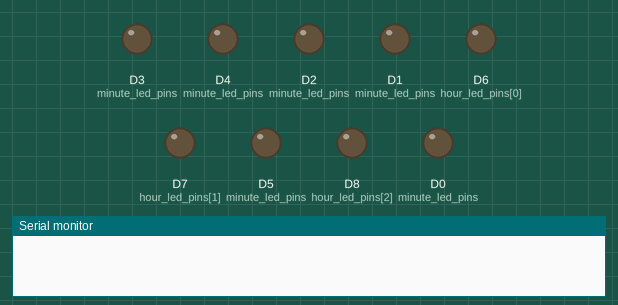
Bench run of a sketch on a simulated ESP8266 (NodeMCU). Parts: output pins drawn as LEDs (lit = HIGH), the last lines printed to the serial monitor. WiFi joins after 1.5 s; servers stay silent unless stated; network time is answered at once with the bench clock; the local clock reads 2024-03-15 10:24:30 at power-on unless the sketch sets it.

Above: at 0.0 s.
At 20.68 s:
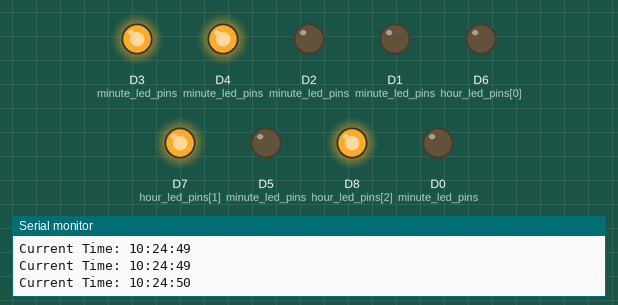
At 41.41 s:
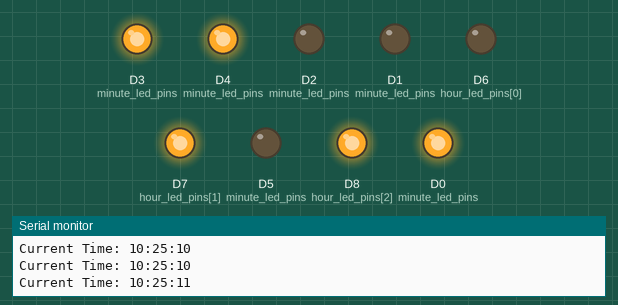
Timing chart, 0 to 41.6 s (numbered marks = the images above):
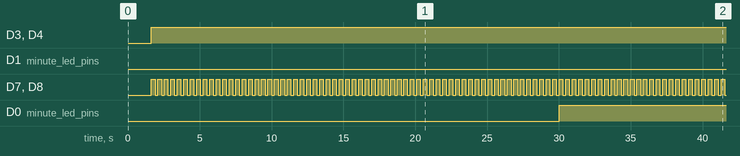

The sketch:

clock_binary.ino
```cpp
#include <ESP8266WiFi.h>
#include <WiFiUdp.h>
#include <NTPClient.h>
#include <ESP8266WebServer.h>

const char* ssid = "YOUR-WIFI-SSID";
const char* password = "YOUR-WIFI-PASSWORD";

// Set GPIO pins for LEDs
const int hour_led_pins[] = { D6, D7, D8 };
const int minute_led_pins[] = { D5, D4, D3, D2, D1, D0 };

WiFiUDP ntpUDP;
NTPClient timeClient(ntpUDP, "pk.pool.ntp.org");

ESP8266WebServer server(80);

void display_binary(int number, const int* led_pins, int num_leds, bool blink_zeros) {
  String binary_str = String(number, BIN);
  int leading_zeros = num_leds - binary_str.length();
  for (int i = 0; i < leading_zeros; i++) {
    if (blink_zeros || binary_str.charAt(i) == '1') {
      digitalWrite(led_pins[i], LOW);  // Turn off leading zeros if blink_zeros is true or it's '1'
    }
  }
  for (int i = leading_zeros; i < num_leds; i++) {
    digitalWrite(led_pins[i], binary_str.charAt(i - leading_zeros) == '1' ? HIGH : LOW);
  }
}

void turnOffHourLEDs() {
  for (int i = 0; i < sizeof(hour_led_pins) / sizeof(hour_led_pins[0]); i++) {
    digitalWrite(hour_led_pins[i], LOW);
  }
}

void print_time_to_serial() {
  Serial.print("Current Time: ");
  Serial.print(timeClient.getHours());
  Serial.print(":");
  Serial.print(timeClient.getMinutes());
  Serial.print(":");
  Serial.println(timeClient.getSeconds());
}

void handleRoot() {
  int hours = timeClient.getHours();
  int minutes = timeClient.getMinutes();

  int result_12h = (hours + 12) % 12;
  if (result_12h == 0) {
    result_12h = 12;
  }

  // Get the current time
  String currentTime = timeClient.getFormattedTime();

  // Generate the HTML response with CSS styles
  String html = "<html><head><title>ESP8266 Clock</title>";
  html += "<style>";
  html += "body {background-color: rgb(0, 0, 0);}";
  html += "h1 { color: rgb(255, 217, 1); text-align: center; font-family: 'Gill Sans', 'Gill Sans MT', Calibri, 'Trebuchet MS', sans-serif; }";
  html += "p { font-size: 18px; text-decoration: none; color: yellow; font-family: 'Lucida Sans', 'Lucida Sans Regular', 'Lucida Grande', 'Lucida Sans Unicode', Geneva, Verdana, sans-serif; }";
  html += "a { text-decoration: none; color: silver; font-family: cursive; font: bold; font-weight: bolder; font-size: larger; padding-top: 40px; margin-top: 20px; margin-bottom: 20px; text-align: left; }";
  html += "</style>";
  html += "</head><body>";
  html += "<h1>ESP8266 Clock</h1>";
  html += "<p>The current time is: " + currentTime + "</p>";
  html += "<p>12-Hour Format: " + String(result_12h) + "</p>";
  html += "<p>Minutes: " + String(minutes) + "</p>";
  html += "<p><a href=\"/restart\">Restart</a></p>";
  html += "</body></html>";

  // Send the HTML response to the client
  server.send(200, "text/html", html);
}


void handleRestart() {
  server.send(200, "text/plain", "Restarting...");
  ESP.restart();
}

void setup() {
  Serial.begin(115200);
  delay(100);

  WiFi.begin(ssid, password);
  Serial.print("Connecting to WiFi");
  while (WiFi.status() != WL_CONNECTED) {
    delay(500);
    Serial.print(".");
  }
  Serial.println();
  Serial.print("Connected to WiFi, IP address: ");
  Serial.println(WiFi.localIP()); //print esp8266 local ip on serial port.. essential to know for have a access to local web server.

  for (int pin : hour_led_pins) {
    pinMode(pin, OUTPUT);
    digitalWrite(pin, LOW);
  }

  for (int pin : minute_led_pins) {
    pinMode(pin, OUTPUT);
    digitalWrite(pin, LOW);
  }

  timeClient.begin();
  timeClient.setTimeOffset(-7 * 3600); // Set this according to your time zone currently set for pakistan GMT+5 time zone you.. you can see what time its showing using serial monitor
  timeClient.update();

  server.on("/", handleRoot);
  server.on("/restart", handleRestart);
  server.begin();
}

int lastMinute = -1;

void loop() {
  timeClient.update();

  int hours = timeClient.getHours();
  int minutes = timeClient.getMinutes();

  int result_12h = (hours + 12) % 12; // Logic for converting 24-hour format into 12-hour format
  if (result_12h == 0) {
    result_12h = 12;
  }

  if (result_12h > 7) { // logic for blinking when hour  is greater than 7
    result_12h -= 7;
    for (int i = 0; i < 5; i++) {
      display_binary(result_12h, hour_led_pins, sizeof(hour_led_pins) / sizeof(hour_led_pins[0]), true);
      display_binary(minutes, minute_led_pins, sizeof(minute_led_pins) / sizeof(minute_led_pins[0]), false);
      delay(50);
      display_binary(0, hour_led_pins, sizeof(hour_led_pins) / sizeof(hour_led_pins[0]), true);
      int minutes = timeClient.getMinutes();
    }
  } else {
    display_binary(result_12h, hour_led_pins, sizeof(hour_led_pins) / sizeof(hour_led_pins[0]), false);
    display_binary(minutes, minute_led_pins, sizeof(minute_led_pins) / sizeof(minute_led_pins[0]), false);
  }


  print_time_to_serial();

  server.handleClient();

  // Optional delay to control the LED update rate
  // Adjust this delay as needed to control the overall loop speed
  delay(200); // 200ms delay between loop iterations (adjust the value as needed)
}
```

Measured:
- by itself, D3 (minute_led_pins), D4 (minute_led_pins): LOW → HIGH at 1.6 s
- by itself, D7 (hour_led_pins[1]), D8 (hour_led_pins[2]): alternates HIGH for 0.25 s and LOW for 0.20 s
- by itself, D0 (minute_led_pins): LOW → HIGH at 30.0 s
